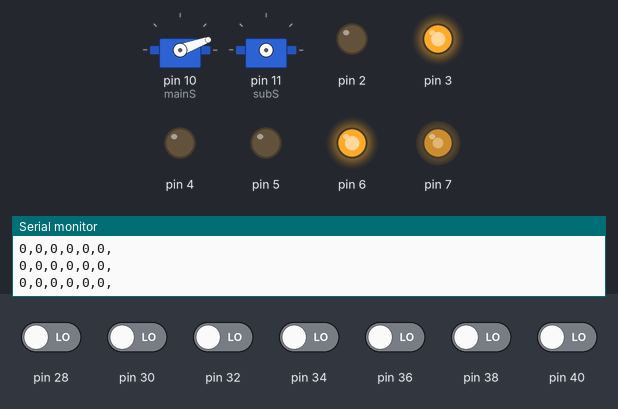
Simulated run of this sketch. Board: Arduino Mega 2560, built with avr-gcc and run on an emulated ATmega2560. On the bench: 2 × servo, output pins drawn as LEDs (lit = HIGH), the last lines printed to the serial monitor. The test bench sets the inputs (shaded band); at power-on: pin 28, pin 30, pin 32, pin 34, pin 36, pin 38, pin 40 LOW.

Above: at 4.2 s.
4.3 s: pin 30 driven HIGH
At 5.2 s:
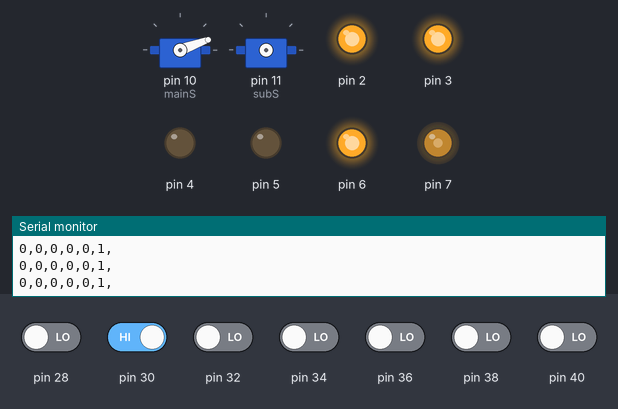
5.8 s: pin 32 driven HIGH
At 6.4 s:
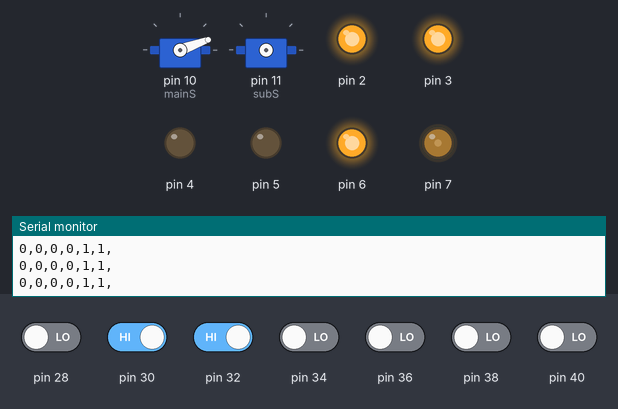
7.3 s: pin 36 driven HIGH
At 8.5 s:
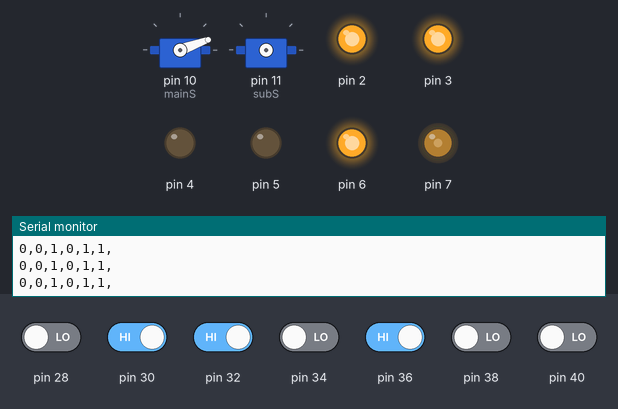
8.8 s: pin 38 driven HIGH
At 9.8 s:
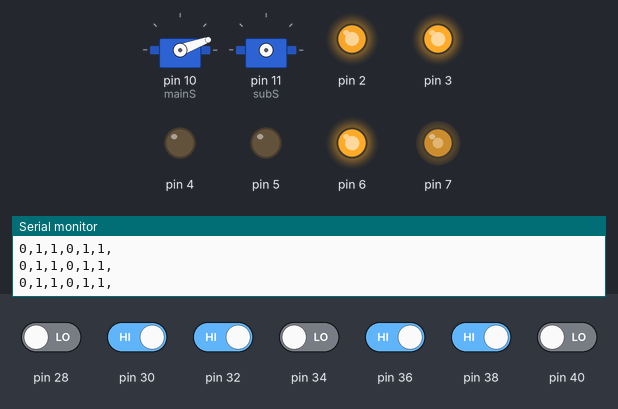
10.3 s: pin 34 driven HIGH
At 11.0 s:
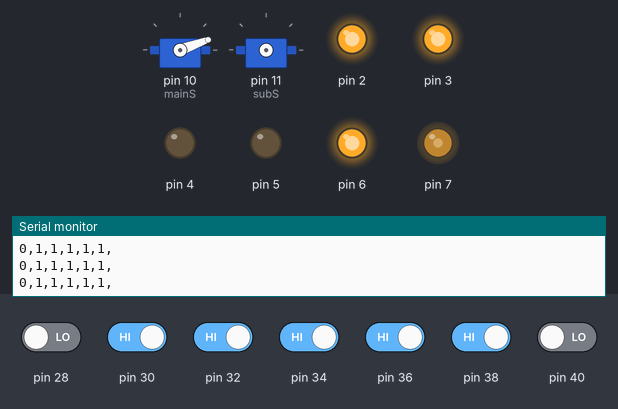
Timing chart, 0 to 13.3 s (numbered marks = the images above; inputs shaded):
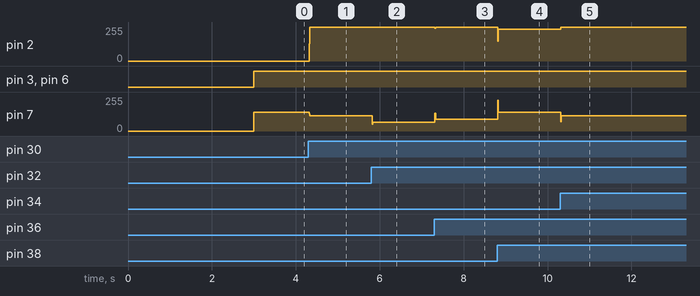

Measured:
- after the input at 4.3 s, pin 2: 0/255 → 255/255 at once; pin 7: 140/255 → 115/255 at once
- after the input at 5.8 s, pin 7: 115/255 → 65/255 at once
- after the input at 7.3 s, pin 2: 255/255 → 245/255 at once, → 255/255 0.01 s later; pin 7: 65/255 → 90/255 at once
- after the input at 8.8 s, pin 2: 255/255 → 240/255 at once; pin 7: 90/255 → 140/255 at once
- after the input at 10.3 s, pin 2: 240/255 → 255/255 at once; pin 7: 140/255 → 115/255 at once

The sketch:

PIDtest1.ino
```cpp
#define MAX_MAIN_SERVO_POSITION 20
#define MIN_MAIN_SERVO_POSITION 200
#define INT_MAIN_SERVO_POSITION 160
#define MAX_SUB_SERVO_POSITION 150
#define MIN_SUB_SERVO_POSITION 43


#include <Servo.h>

Servo mainS;
Servo subS;

int sensorReadings[6];
short error = 0;

int count = 0;
short errorValues[] = {3,2,1,-1,-2,-3};

int maxS = 255, minS = 50, baseSpeed = 190;

int p = 25;
int d = 45;

int leftSpeed, rightSpeed;
int l_error = 0, diff;

void setup()
{

  mainS.attach(10);
  subS.attach(11);

  //set sensor pins
  for(int i=0;i<12;i+=2){
    pinMode(30+i,INPUT);
  }

  // motor Pins
  for(int i=0;i<6;i++){
    pinMode(2+i,OUTPUT);
  }

  Serial.begin(9600);
  // initialize
  centerPosition();   // get center positon
  delay(1000);
}

void loop()
{
  doPID();
}

void getBoxMax(){

  subS.write(MAX_SUB_SERVO_POSITION); // open hatch
  delay(700);
  moveServoSlowDown();//go down
  delay(1000);
  subS.write(MIN_SUB_SERVO_POSITION);   // close hatch
  delay(700);
  moveServoSlowUp();  // go up
  delay(1000);

}

void releaseBox(){
  moveServoSlowDown(); //go down
  delay(1000);
  subS.write(MAX_SUB_SERVO_POSITION); // open hatch
  delay(700);
  moveServoSlowUp();  // go up
  delay(1000);
  subS.write(MIN_SUB_SERVO_POSITION); // open hatch
  delay(700);
}

void centerPosition(){
    mainS.write(MAX_MAIN_SERVO_POSITION);
    delay(1000);
    subS.write(MIN_SUB_SERVO_POSITION);
    delay(1000);
}

void moveServoSlowUp(){
  for(int i=MIN_MAIN_SERVO_POSITION;i>=MAX_MAIN_SERVO_POSITION;i--){
    mainS.write(i);
    delay(15);
  }
}
void moveServoSlowDown(){
  for(int i=MAX_MAIN_SERVO_POSITION;i<=MIN_MAIN_SERVO_POSITION;i++){
    mainS.write(i);
    delay(5);
  }
}


void updateSensorArray(){
  for(int i=0;i<=12;i+=2){
    sensorReadings[i/2]=digitalRead(40-i);
  }
}

void moveForward(int lpwm, int rpwm){

  lMotorForward(lpwm);
  rMotorForward(rpwm);

}

void lMotorForward(int pwm){
  digitalWrite(3,HIGH);
  digitalWrite(4,LOW);
  analogWrite(2, pwm);
}

void rMotorForward(int pwm){
  digitalWrite(6,HIGH);
  digitalWrite(5,LOW);
  analogWrite(7, pwm);
}

void readLine(){
 updateSensorArray();
 error = 0;
 count = 0;
 for(int i = 0; i < 6;  i++){
   error += sensorReadings[i] * errorValues[i] ;
   Serial.print(sensorReadings[i]);
   Serial.print(",");
   count += sensorReadings[i];
 }
 Serial.println();

}

void doPID(){
  l_error = error;
  readLine();
  //Serial.println(error);
  diff = l_error - error;
 if(count == 0){

   while(count == 0){
     readLine();
     if(l_error < 0)
       moveForward(140,0);
     else
       moveForward(0,140);

   }
   moveForward(130,130);

 }else{

  leftSpeed = baseSpeed - error * p + d * diff;
  rightSpeed = baseSpeed + error * p - d * diff;

  leftSpeed = leftSpeed > maxS ? maxS: leftSpeed ;
  leftSpeed = leftSpeed < minS ? minS : leftSpeed ;

  rightSpeed = rightSpeed > maxS ? maxS: rightSpeed ;
  rightSpeed = rightSpeed < minS ? minS : rightSpeed ;

  moveForward(leftSpeed, rightSpeed);
 }
}
```
